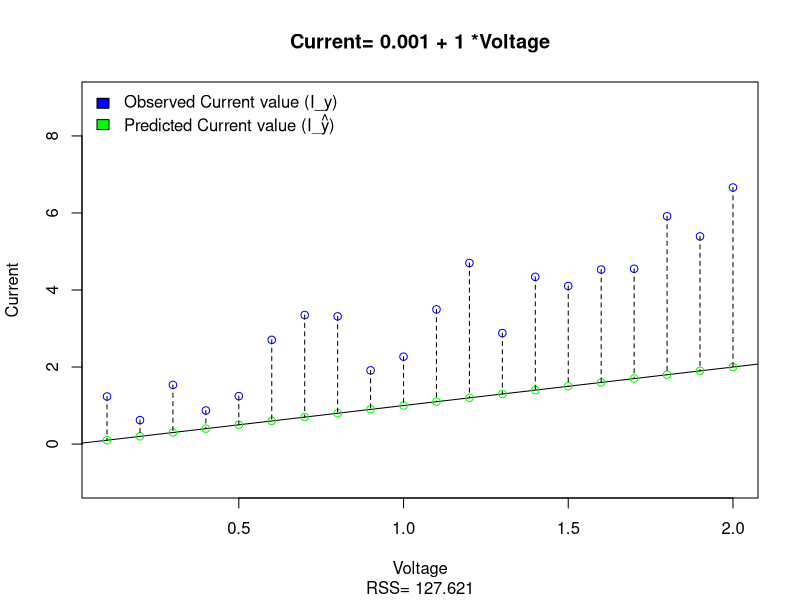
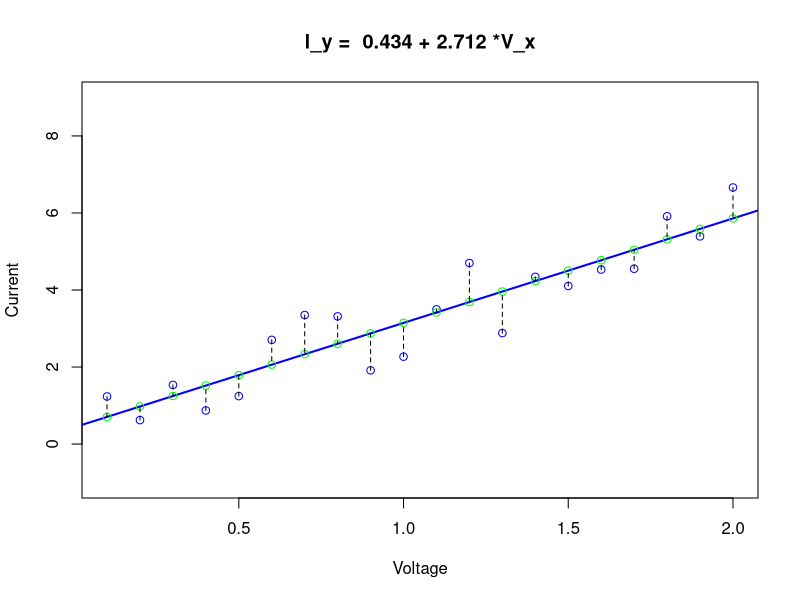
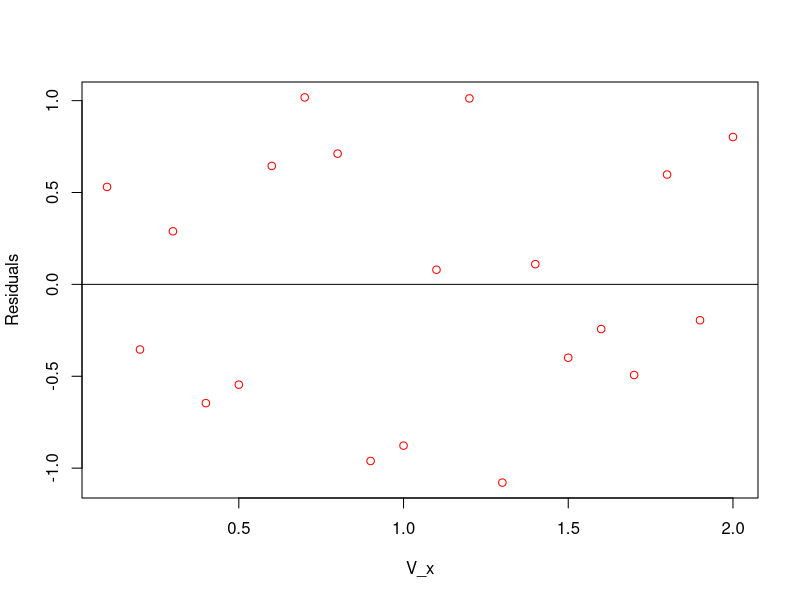
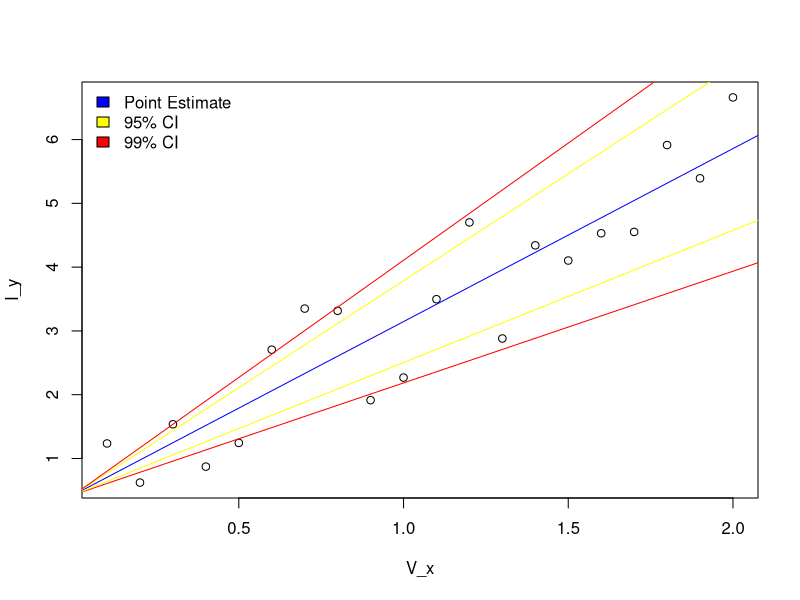

Generate these figures, in order, with R:
# =======================================================
# Simple Linear Regression
# =======================================================
# ------ Exploration for Regression line
# -------------------------------------------------------
V_x=seq(0.1,2,.1)
I_o=0.001
n=length(V_x)
# R=1/3;C=1/R;(I_y=I_o+C*V_x+rnorm(n,0,.8))
I_y=c(1.2356944, 0.6222869, 1.5367321, 0.8726905, 1.2445278, 2.7061478,
      3.3503630, 3.3157266, 1.9141435, 2.2689164, 3.4973482, 4.7011925,
      2.8814472, 4.3415420, 4.1035050, 4.5308454, 4.5518887, 5.9140701,
      5.3923533, 6.6609229)    
datasheet=data.frame(V_x,I_y)
plot(V_x,I_y,xlab = 'Voltage',ylab = 'Current',col='blue',ylim = c(-1,9))
beta0=0.001
beta1=1                             # Three Choices 1, 2, 4
abline(a=beta0,b=beta1,col='black')     # Possible lines 
title(main=paste('Current=',beta0,"+",beta1,"*Voltage"))
I_hat_y=beta0+beta1*V_x
points(V_x,I_hat_y,col='green')
legend("topleft",legend=c('Observed Current value (I_y)',expression(paste('Predicted Current value (I_',hat(y),')'))), cex=1,bg='transparent',box.lty = 0,fill=c('blue','green'))            # add legend to chart
segments(x0=V_x,y0=I_y,x1=V_x,y1=I_hat_y,lty=2)
title(sub=paste('RSS=',round(sum((I_y-I_hat_y)^2),3)))
# -------------------------------------------------------
# ------ Regression Analysis in R
# -------------------------------------------------------
plot(V_x,I_y,xlab = 'Voltage',ylab = 'Current',col='blue',ylim = c(-1,9))
# lines(x=V_x,y=I_o+(1/R)*V_x,col='magenta',lwd='3')
beta1hat=sum((I_y-mean(I_y))*(V_x-mean(V_x)))/sum((V_x-mean(V_x))^2);print(beta1hat)
beta0hat=mean(I_y)-beta1hat*mean(V_x);print(beta0hat);
abline(c(beta0hat,beta1hat), col='blue', lwd="2")
title(main = paste("I_y = ",round(beta0hat,3),"+",round(beta1hat,3),"*V_x"))
lmY <- lm(I_y ~ V_x, data = data.frame(V_x,I_y))
lmY$coefficients
# -------------------------------------------------------
# ------ Exploring Output of Regression in R
# -------------------------------------------------------
I_hat_y=lmY$fitted.values   #(=lmY$coefficients[1]*V_x)
points(V_x,I_hat_y,col='green')
segments(x0=V_x,y0=I_y,x1=V_x,y1=I_hat_y,lty=2)
E_yx=lmY$residuals          #(=I_y-I_hat_y)
plot(V_x,E_yx,col='red',ylab='Residuals');abline(h=0)
RSS=sum(E_yx^2);print(RSS)
RSE=sqrt(RSS/(n-2));print(RSE)
TSS=sum((I_y-mean(I_y))^2);print(TSS)
Multi_R2=1-RSS/TSS;print(Multi_R2)

summary(lmY)
SE=RSE/sqrt(sum(V_x*V_x)-n*mean(V_x)^2);print(SE)

R=1/3
C=1/R
# For Unbiasedness and CI
NoOfIteration=1000
lmCoef=array(0,NoOfIteration)
TrueBeta1inRange=array(0,NoOfIteration)
for (i in 1:NoOfIteration) 
{
  I_yin=I_o+C*V_x+rnorm(length(V_x),0,.8)
  lmYin <- lm(I_yin ~ V_x, data = data.frame(V_x,I_yin))
  lmCoef[i]=lmYin$coefficients[2]
  if(coef(summary(lmYin))[2,"Estimate"]-2*coef(summary(lmYin))[2,"Std. Error"]<C 
     & C<coef(summary(lmYin))[2,"Estimate"]+2*coef(summary(lmYin))[2,"Std. Error"] )
    TrueBeta1inRange[i]=1
}
mean(lmCoef)            # Sample Mean
mean(TrueBeta1inRange)  # % of CI containing true value

plot(V_x,I_y,col='black')
abline(lmY,col='blue')
col_arr=c('red','yellow')
for(i in c(-3,-2,2,3))
{
  abline(a=coef(summary(lmY))[1,"Estimate"],b=coef(summary(lmY))[2,"Estimate"]
         +i*coef(summary(lmY))[1,"Std. Error"],col=col_arr[4-abs(i)])
}
legend("topleft",legend=c('Point Estimate','95% CI','99% CI'), cex=1,bg='transparent',box.lty = 0,fill=c('blue','yellow','red'))            # add legend to chart
# =======================================================